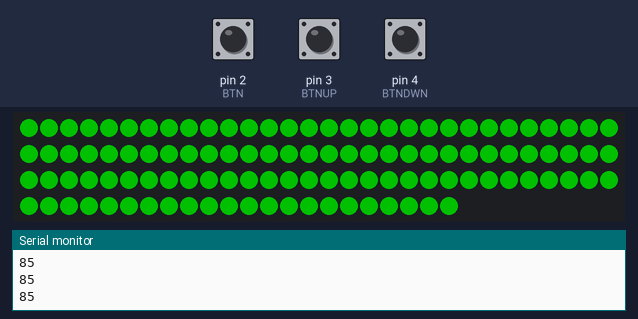
The sketch below on a simulated Arduino Uno, built with avr-gcc and run on an emulated ATmega328P. Shown: 112 RGB LEDs in strip order, left to right, continuing on the next row, the last lines printed to the serial monitor. The test bench sets the inputs (shaded band); at power-on: pin 2 (BTN) LOW, pin 4 (BTNDWN) LOW, pin 3 (BTNUP) LOW. Dim RGB values are drawn brighter than linear.

Above: at 1.2 s.
1.3 s: pin 2 (BTN) pulled HIGH for 0.15 s
At 2.1 s:
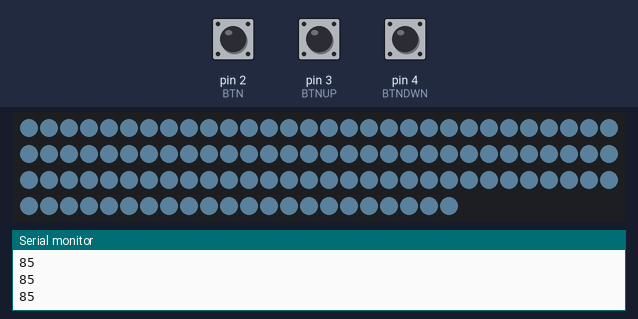
2.9 s: pin 4 (BTNDWN) pulled HIGH for 1 s
At 4.4 s:
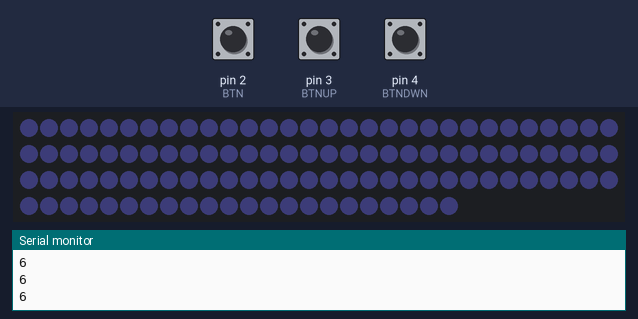
5.4 s: pin 3 (BTNUP) pulled HIGH for 1 s
At 7.3 s:
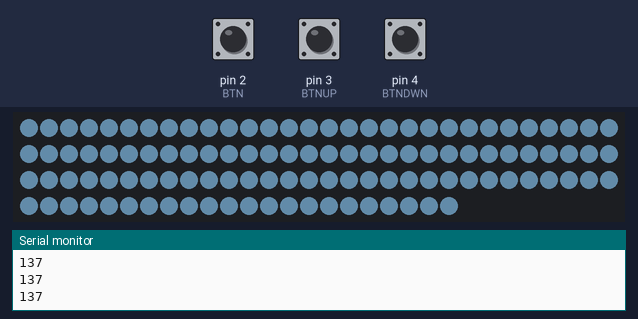
7.9 s: pin 2 (BTN) pulled HIGH for 1 s
At 8.6 s:
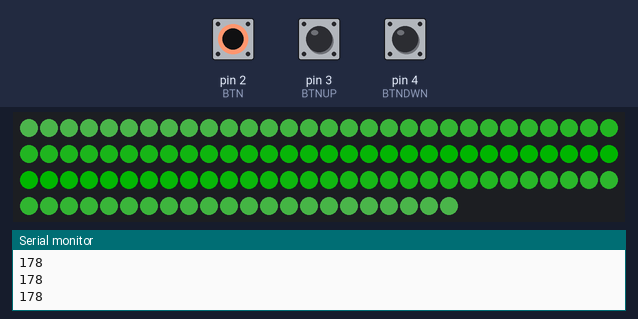
10.4 s: pin 2 (BTN) pulled HIGH for 0.15 s
At 10.56 s:
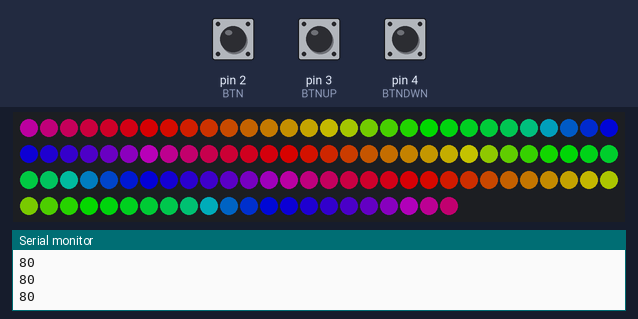
11.1 s: pin 4 (BTNDWN) pulled HIGH for 3.2 s
At 12.68 s:
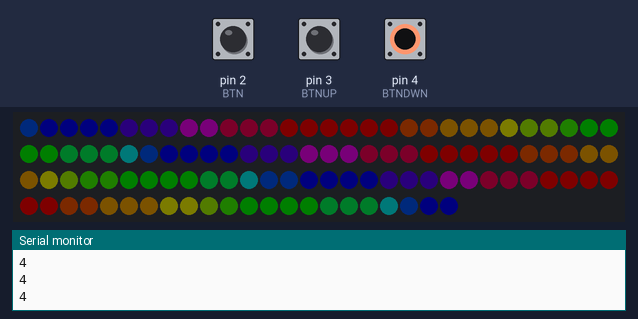
Timing chart, 0 to 14.2 s (numbered marks = the images above; inputs shaded):
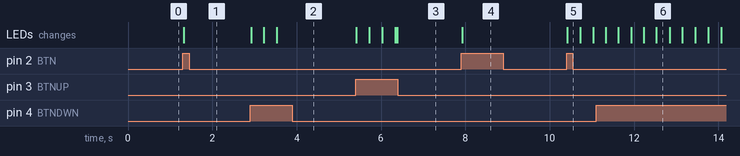

The sketch:

LongboardLED.ino
```cpp
#include <FastLED.h>
#include <SoftwareSerial.h>

#define NUM_LEDS 112
#define DATA_PIN 6
#define BTN 2
#define BTNUP 3
#define BTNDWN 4
#define ARRAY_SIZE(A) (sizeof(A) / sizeof((A)[0]))

SoftwareSerial mySerial(0,1);
CRGB leds[NUM_LEDS];
float brightness = 0.5;
uint8_t modeNumber = 0;
uint8_t gHue = 0;
uint8_t gHueSpeed = 5;
bool pressed = false; //for registering 1 button press until button is released
char data;  //BT data
typedef void (*SimplePatternList[])();
const uint8_t maxBrightness[] =       {170      , 170       , 220          , 100         , 100         , 100        };

void setup(){
  Serial.begin(9600);
  mySerial.begin(9600); //BT serial
  pinMode(BTN, INPUT);
  pinMode(BTNUP, INPUT);
  pinMode(BTNDWN, INPUT);
  FastLED.addLeds<WS2812, DATA_PIN, GRB>(leds, NUM_LEDS).setCorrection(TypicalLEDStrip);
  FastLED.setBrightness((int)(brightness*maxBrightness[modeNumber]));
  leds[0] = CHSV(0,0,0); //Must be called so that there arent any artifacts in rainbow
}

SimplePatternList gPatterns = {solidGreen, solidWhite, gradientGreen, rainbowRound, rainbowSolid, rainbowDown};

void loop(){
  gPatterns[modeNumber]();
  FastLED.show();
  FastLED.delay(1000/120);
  EVERY_N_MILLISECONDS( 1 ) { gHue+=gHueSpeed;}
  if(digitalRead(BTN)==HIGH && !pressed){pressed=true;nextMode();}
  else if (digitalRead(BTN)==LOW && pressed) pressed=false;
  if(digitalRead(BTNUP)==HIGH && brightness<1) FastLED.setBrightness((int)((brightness+=0.01)*maxBrightness[modeNumber]));
  if(digitalRead(BTNDWN)==HIGH && brightness>0.05) FastLED.setBrightness((int)((brightness-=0.01)*maxBrightness[modeNumber]));
  Serial.println((int)((brightness)*maxBrightness[modeNumber]));
  if(mySerial.available() > 0){ data = mySerial.read(); Serial.println(data);}
  if(Serial.available()) mySerial.write(Serial.read());
}

//Switch between modes
void nextMode(){modeNumber = (modeNumber+1)% ARRAY_SIZE(gPatterns);}
//Solid green mode
void solidGreen(){fill_solid(leds, NUM_LEDS, CRGB(0,255,0));}
//Solid white mode
void solidWhite(){fill_solid(leds, NUM_LEDS, CRGB(50,70,85));}
//Green on one end, white on the other -- since it loops i used a cosine function to vary the R and B values
void gradientGreen(){for(float i=0;i<NUM_LEDS;i++){uint8_t val = floor(0.2*cos8(floor((i/NUM_LEDS)*255)));leds[(int)i] = CRGB(val,120,val);}}
//Cycle rainbow clockwise
void rainbowRound(){fill_rainbow(leds, NUM_LEDS, gHue, 7);gHueSpeed=5;}
//All lights cycle through the same colours at the same time
void rainbowSolid(){fill_rainbow(leds, NUM_LEDS, gHue, 0);gHueSpeed=2;}
//Rainbow starts from the top and moves down on both sides
void rainbowDown(){fill_rainbow(leds, NUM_LEDS, gHue+84, -3); fill_rainbow(leds, NUM_LEDS/2, gHue, 3);gHueSpeed=2;}
```

Measured:
- after the input at 1.3 s, the LEDs: change at once (image 1)
- after the input at 2.9 s, the LEDs: first change at once (image 2 shows a later state)
- after the input at 5.4 s, the LEDs: first change at once (image 3 shows a later state)
- after the input at 7.9 s, the LEDs: change at once (image 4)
- after the input at 10.4 s, the LEDs: change at once (image 5)
